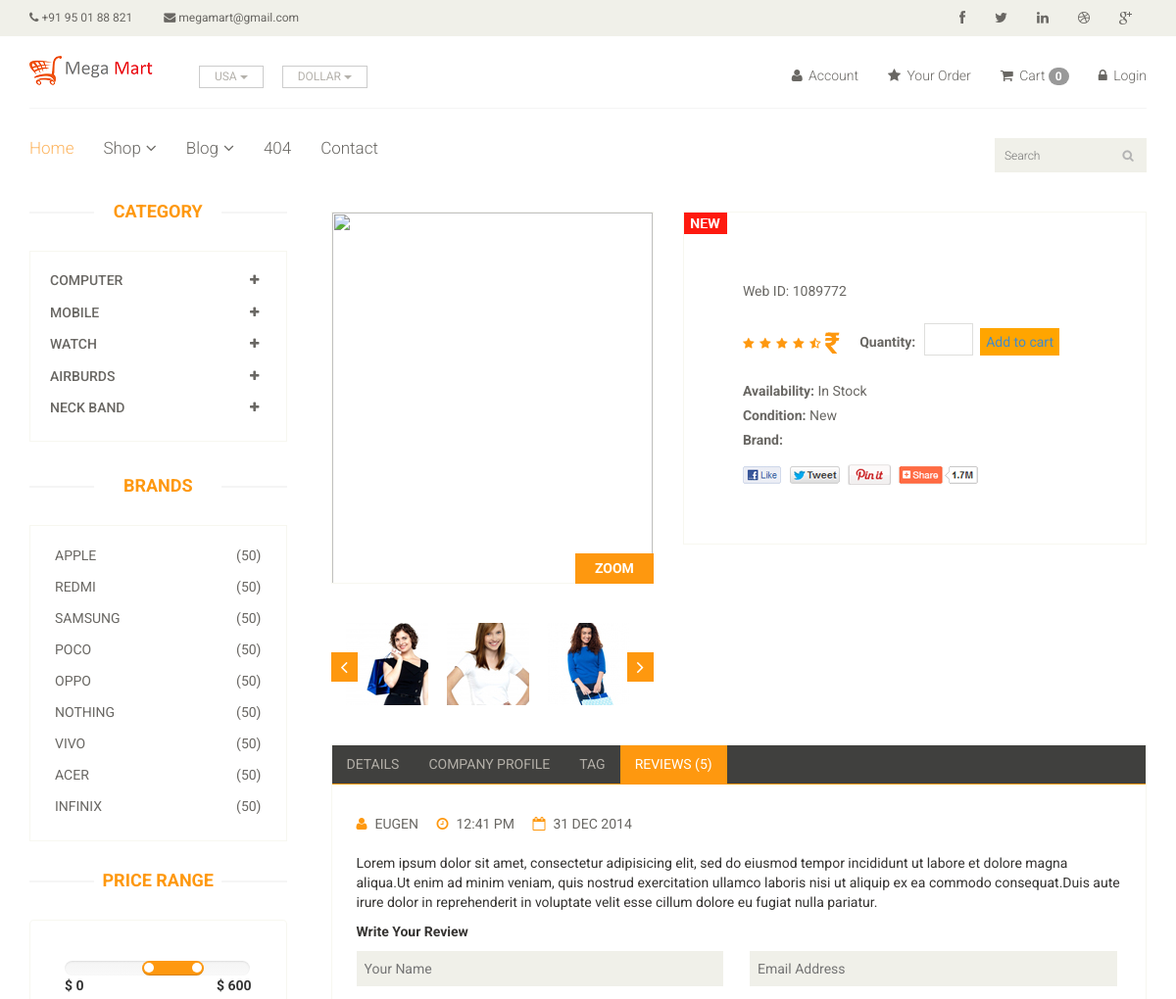
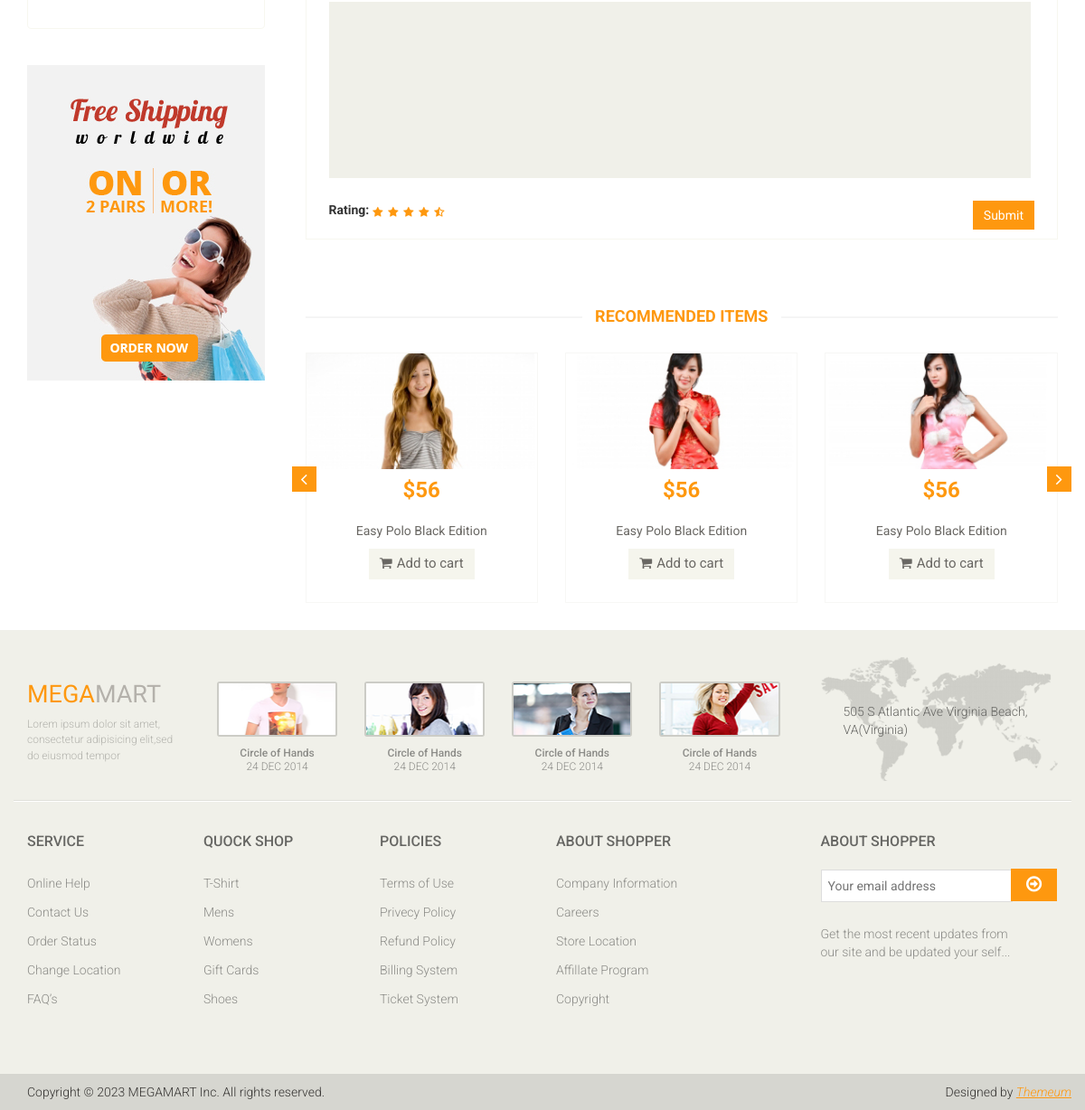
The app's page /product_detail/ with its own data (2 pictures, top to bottom).
### app/models.py (models this page shows, shortened)
class Category(models.Model):
    name = models.CharField(max_length=100)

class Brand(models.Model):
    name = models.CharField(max_length=200)

### app/views.py (the view)
# urls.py: path('product_detail/',views.Product_detail, name='product_detail'),
def Product_detail(request):
    id = request.GET.get('item')
    product = Product.objects.filter(id = id).first()
    category = Category.objects.all()
    brand = Brand.objects.all()
    print(id)
    print("------------------------------------product----------------------------")
    context = {
        'product':product,
        'category':category,
        'brand':brand
    }
    return render(request, 'product_detail.html',context)

### templates/product_detail.html (shortened to what this page needs)
{% extends 'master.html' %}
{% block body %}
<section>
    <div class="container">
        <div class="row">
            <div class="col-sm-3">
                <div class="left-sidebar">
                    <h2>Category</h2>
                    <div class="panel-group category-products" id="accordian">
                        {% for cat in category %}
                        <div class="panel panel-default">
                            <div class="panel-heading">
                                <h4 class="panel-title">
                                    <a data-toggle="collapse" data-parent="#accordian" href="#{{cat.id}}">
                                        <span class="badge pull-right"><i class="fa fa-plus"></i></span>
                                        {{cat.name}}
                                    </a>
                                </h4>
                            </div>
                        </div>
                        {% endfor %}
                    </div>
                    <div class="brands_products">
                        <h2>Brands</h2>
                        <div class="brands-name">
                            <ul class="nav nav-pills nav-stacked">
                                {% for br in brand %}
                                <li><a href=" {% url 'index' %}?brand={{br.id}}"> <span class="pull-right">(50)</span>{{br.name}}</a></li>
                                {% endfor %}
                            </ul>
                        </div>    </div>
                    <div class="price-range">
                        <h2>Price Range</h2>
                        <div class="well">
                             <input type="text" class="span2" value="" data-slider-min="0" data-slider-max="600" data-slider-step="5" data-slider-value="[250,450]" id="sl2" ><br />
                             <b>$ 0</b> <b class="pull-right">$ 600</b>
                        </div>
                    </div>
                    <div class="shipping text-center">
                        <img src="images/home/shipping.jpg" alt="" />
                    </div>
                </div>
            </div>
            <div class="col-sm-9 padding-right">
                <div class="product-details">
                    <div class="col-sm-5">
                        <div class="view-product">
                            <img src="/{{product.image}}" alt="{{product.name}}" />
                            <h3>ZOOM</h3>
                        </div>
                        <div id="similar-product" class="carousel slide" data-ride="carousel">
                                <div class="carousel-inner">
                                    <div class="item active">
                                      <a href=""><img src="images/product-details/similar1.jpg" alt=""></a>
                                      <a href=""><img src="images/product-details/similar2.jpg" alt=""></a>
                                      <a href=""><img src="images/product-details/similar3.jpg" alt=""></a>
                                    </div>
                                </div>
                              <a class="left item-control" href="#similar-product" data-slide="prev">
                                <i class="fa fa-angle-left"></i>
                              </a>
                              <a class="right item-control" href="#similar-product" data-slide="next">
                                <i class="fa fa-angle-right"></i>
                              </a>
                        </div>
                    </div>
                    <div class="col-sm-7">
                        <div class="product-information">
                            <img src="images/product-details/new.jpg" class="newarrival" alt="" />
                            <p>Web ID: 1089772</p>
                            <img src="/static/images/product-details/rating.png" alt="" />
                            <span>
                                <span> ₹ {{product.price}}</span>
                                <label>Quantity:</label>
                                <input type="text" value="{{product.quantity}}" />
                                <a href="{% url 'cart_add' product.id %}" style="margin-left:4px;padding:6px;background:orange">
                                    Add to cart
                                </a>
                            </span>
                            <p><b>Availability:</b> In Stock</p>
                            <p><b>Condition:</b> New</p>
                            <p><b>Brand:</b> {{product.brand}}</p>
                            <a href=""><img src="/static/images/product-details/share.png" class="share img-responsive"  alt="" /></a>
                        </div>
                    </div>
                </div>
                <div class="category-tab shop-details-tab">
                    <div class="col-sm-12">
                        <ul class="nav nav-tabs">
                            <li><a href="#details" data-toggle="tab">Details</a></li>
                            <li><a href="#companyprofile" data-toggle="tab">Company Profile</a></li>
                            <li><a href="#tag" data-toggle="tab">Tag</a></li>
                            <li class="active"><a href="#reviews" data-toggle="tab">Reviews (5)</a></li>
                        </ul>
                    </div>
                    <div class="tab-content">
                        <div class="tab-pane fade active in" id="reviews" >
                            <div class="col-sm-12">
                                <ul>
                                    <li><a href=""><i class="fa fa-user"></i>EUGEN</a></li>
                                    <li><a href=""><i class="fa fa-clock-o"></i>12:41 PM</a></li>
                                    <li><a href=""><i class="fa fa-calendar-o"></i>31 DEC 2014</a></li>
                                </ul>
                                <p>Lorem ipsum dolor sit amet, consectetur adipisicing elit, sed do eiusmod tempor incididunt ut labore et dolore magna aliqua.Ut enim ad minim veniam, quis nostrud exercitation ullamco laboris nisi ut aliquip ex ea commodo consequat.Duis aute irure dolor in reprehenderit in voluptate velit esse cillum dolore eu fugiat nulla pariatur.</p>
                                <p><b>Write Your Review</b></p>
                                <form action="#">
                                    <span>
                                        <input type="text" placeholder="Your Name"/>
                                        <input type="email" placeholder="Email Address"/>
                                    </span>
                                    <textarea name="" ></textarea>
                                    <b>Rating: </b> <img src="images/product-details/rating.png" alt="" />
                                    <button type="button" class="btn btn-default pull-right">
                                        Submit
                                    </button>
                                </form>
                            </div>
                        </div>
                    </div>
                </div>
                <div class="recommended_items">
                    <h2 class="title text-center">recommended items</h2>
                    <div id="recommended-item-carousel" class="carousel slide" data-ride="carousel">
                        <div class="carousel-inner">
                            <div class="item active">
                                <div class="col-sm-4">
                                    <div class="product-image-wrapper">
                                        <div class="single-products">
                                            <div class="productinfo text-center">
                                                <img src="images/home/recommend1.jpg" alt="" />
                                                <h2>$56</h2>
                                                <p>Easy Polo Black Edition</p>
                                                <button type="button" class="btn btn-default add-to-cart"><i class="fa fa-shopping-cart"></i>Add to cart</button>
                                            </div>
                                        </div>
                                    </div>
                                </div>
                                <div class="col-sm-4">
                                    <div class="product-image-wrapper">
                                        <div class="single-products">
                                            <div class="productinfo text-center">
                                                <img src="images/home/recommend2.jpg" alt="" />
                                                <h2>$56</h2>
                                                <p>Easy Polo Black Edition</p>
                                                <button type="button" class="btn btn-default add-to-cart"><i class="fa fa-shopping-cart"></i>Add to cart</button>
                                            </div>
                                        </div>
                                    </div>
                                </div>
                                <div class="col-sm-4">
                                    <div class="product-image-wrapper">
                                        <div class="single-products">
                                            <div class="productinfo text-center">
                                                <img src="images/home/recommend3.jpg" alt="" />
                                                <h2>$56</h2>
                                                <p>Easy Polo Black Edition</p>
                                                <button type="button" class="btn btn-default add-to-cart"><i class="fa fa-shopping-cart"></i>Add to cart</button>
                                            </div>
                                        </div>
                                    </div>
                                </div>
                            </div>
                        </div>
                         <a class="left recommended-item-control" href="#recommended-item-carousel" data-slide="prev">
                            <i class="fa fa-angle-left"></i>
                          </a>
                          <a class="right recommended-item-control" href="#recommended-item-carousel" data-slide="next">
                            <i class="fa fa-angle-right"></i>
                          </a>
                    </div>
                </div>
            </div>
        </div>
    </div>
</section>
{% endblock body %}

### records on screen
Category: name "COMPUTER"
Category: name "MOBILE"
Category: name "WATCH"
Category: name "AIRBURDS"
Category: name "NECK BAND"
Brand: name "APPLE"
Brand: name "REDMI"
Brand: name "SAMSUNG"
Brand: name "POCO"
Brand: name "OPPO"
Brand: name "NOTHING"
Brand: name "VIVO"
Brand: name "ACER"
Brand: name "INFINIX"

### other values on screen
{{ request.session.cart|length }} "0"
